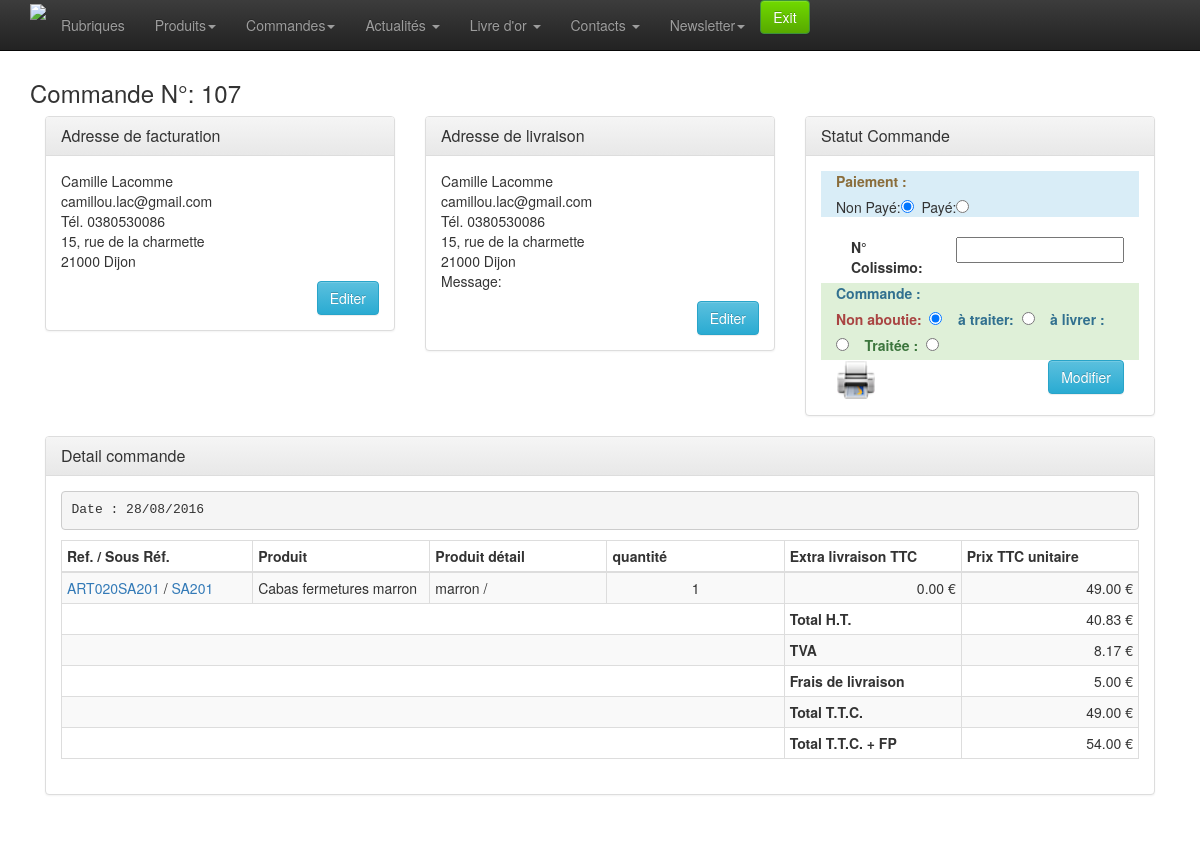
Screenshot of /admin/commande-edit.php?id=107 (signed in) with the database file from the repository.
### tables this page shows
CREATE TABLE `adresse` (
  `id_adresse` int(10) unsigned NOT NULL AUTO_INCREMENT,
  `nom` varchar(200) NOT NULL,
  `prenom` varchar(200) NOT NULL,
  `adresse` varchar(254) NOT NULL,
  `cp` varchar(10) NOT NULL,
  `ville` varchar(100) NOT NULL,
  `tel` varchar(20) DEFAULT NULL,
  `email` varchar(100) DEFAULT NULL,
  `livraison` tinyint(4) NOT NULL DEFAULT '0',
  `message` varchar(250) NOT NULL,
  PRIMARY KEY (`id_adresse`)
);

CREATE TABLE `commande` (
  `id` int(10) unsigned NOT NULL AUTO_INCREMENT,
  `session` varchar(200) NOT NULL,
  `date_ajout` timestamp NOT NULL DEFAULT CURRENT_TIMESTAMP,
  `id_contact` int(11) NOT NULL,
  `id_facturation` int(10) unsigned DEFAULT NULL,
  `id_livraison` int(10) unsigned DEFAULT NULL,
  `colissimo` varchar(240) NOT NULL,
  `mode_paiement` tinyint(4) NOT NULL DEFAULT '1',
  `statut_paiement` tinyint(4) NOT NULL DEFAULT '0',
  `statut_commande` int(11) NOT NULL DEFAULT '0',
  `stock_traite` enum('0','1') NOT NULL DEFAULT '0',
  `logpayment` text,
  `transaction_id` varchar(20) NOT NULL DEFAULT '',
  `panier` text,
  PRIMARY KEY (`id`)
);

### admin/classes/StorageManager.php (called while the page is built, shortened)
<?php
class StorageManager{
	protected function dbConnect() {
	    $host = DBHOST;
	    $user = DBUSER;
	    $pass = DBPASSWD;
	    $bdd  = DBNAME;
		try {
			$this->mysqli = new mysqli ($host, $user, $pass, $bdd) ;
		} catch (Exception $e) {
			throw new Exception("Erreur Connexion DB ". $e->getMessage());
		}
	}
}
?>

### admin/classes/Panier.php (called while the page is built, shortened)
<?php
require_once("StorageManager.php");
class Panier extends StorageManager {
	public function getCommandes( $id_commande, $debug=false ){
		if ( empty( $id_commande ) ) {
			$sql = "SELECT *, commande.id as id_commande
				FROM commande
				INNER JOIN panier ON panier.session = commande.session
				ORDER BY commande.date_ajout DESC;";
		}
		else {
			$sql = "SELECT *, commande.id as id_commande FROM commande
				WHERE commande.id=" . $id_commande . ";" ;
		}
		$new_array = null;
		$result = mysqli_query( $this->mysqli, $sql );
		while( ( $row = mysqli_fetch_assoc( $result ) ) != false ){
			$new_array[] = $row;
		}
		return $new_array;
	}
}

### admin/classes/ContactCommande.php (called while the page is built, shortened)
<?php
require_once ("StorageManager.php");
class ContactCommande extends StorageManager
{
    public function contactAddresseGet($id_adresse)
    {
        $new_array = $this->adresseGet($id_adresse);
        return $new_array;
    }
    protected function adresseGet($id)
    {
        $sql = "SELECT * FROM `adresse` WHERE id_adresse = " . $id . ";";
        $new_array = null;
        $result = mysqli_query($this->mysqli, $sql);
        while (($row = mysqli_fetch_assoc($result)) != false) {
            $new_array[] = $row;
        }
        return $new_array;
    }
}

### admin/classes/utils.php (called while the page is built, shortened)
<?
	function traitement_datetime_affiche($date) {
		if ( $date != "" ) {
			$tab = explode(" ", $date);
			$tab2 = explode("-", $tab[0]);
		   	return $tab2[2] . "/" . $tab2[1] . "/" . $tab2[0] ;
		}
		else
			return "";
	}
?>

### admin/commande-edit.php (the view, shortened to what this page needs)
<? include_once 'classes/utils.php'; ?>
<? require 'classes/Panier.php'; ?>
<? require 'classes/ContactCommande.php'; ?>
<?
	$debug = false;
	if ( !empty( $_GET[ "id" ] ) ) {
	    try {
	        $panier = new Panier();
	        $commande = $panier->getCommandes( $_GET[ "id" ], $debug );
	        $id_contact = $commande[0][ "id_contact" ];
	        $id_facturation  = $commande[0][ "id_facturation" ];
	        $id_livraison    = $commande[0][ "id_livraison" ];
	        $statut_paiement = $commande[0][ "statut_paiement" ];
	        $statut_commande = $commande[0][ "statut_commande" ];
	        $date_commande = $commande[0][ "date_ajout" ];
	        $colissimo = $commande[0][ "colissimo" ];
	        $liste_article = unserialize( $commande[0][ "panier" ] );
	        if ( ! empty( $id_contact ) ) {
	            $contact = new ContactCommande();
	            try {
	                if ( 1 == 1 ) {
		                $contactResult = $contact->contactAddresseGet( $id_facturation );
		                $nom = $contactResult[0][ "nom" ];
		                $prenom = $contactResult[0][ "prenom" ];
		                $email = $contactResult[0][ "email" ];
		                $tel = $contactResult[0][ "tel" ];
		                $adresse = $contactResult[0][ "adresse" ];
		                $cp = $contactResult[0][ "cp" ];
		                $ville = $contactResult[0][ "ville" ];
		            }
	                if ( 1 == 1 ) {
						$contactResult = $contact->contactAddresseGet($id_livraison);
		                $nomliv = $contactResult[0][ "nom" ];
		                $prenomliv = $contactResult[0][ "prenom" ];
		                $emailliv = $contactResult[0][ "email" ];
		                $telliv = $contactResult[0][ "tel" ];
		                $adresseliv = $contactResult[0][ "adresse" ];
		                $cpliv = $contactResult[0][ "cp" ];
		                $villeliv = $contactResult[0][ "ville" ];
		                $message = $contactResult[0][ "message" ];
		            }
	            }
	            catch (Exception $e) {
	                echo 'Erreur contactez votre administrateur <br> :', $e->getMessage(), "\n";
	                $panier = null;
	                exit();
	            }
	        }
	        if ( ! empty( $liste_article[ "panier" ] ) ) {
	            $contenu_tableau = '';
	            foreach ( $liste_article[ "panier" ] as $_article ) {
					$contenu_tableau .= "<tr>\n";
					$contenu_tableau .= "	<td><a href='product-edit.php?id=" . $_article[ "id" ] . "'>" . $_article[ "reference" ] . "</a> / <a href='product-sousref-edit.php?id=" . $_article[ "id" ] . "&rubrique=&categorie='>" . $_article[ "sousref" ] . "</a></td>\n";
					$contenu_tableau .= "	<td>" . $_article[ "label" ] . "</td>\n";
					$contenu_tableau .= "	<td>" . $_article[ "color" ] . " / " . $value[ "size" ] . "</td>\n";
					$contenu_tableau .= "	<td class='text-center'>" . $_article[ "quantite" ] . "</td>\n";
					$contenu_tableau .= "	<td class='text-right'>" . number_format( $_article[ "shipping" ], 2 ) . " €</td>\n";
					$contenu_tableau .= "	<td class='text-right'>" . number_format( $_article[ "prix" ], 2 ) . " €</td>\n";
					$contenu_tableau .= "</tr>\n";
				}
	        }
	        if ( 1 == 1 ) {
				$totalHT = $liste_article[ "divers" ][ "total_ht_commande_hors_fdp" ];
				$totalTTC = $totalHT * ( 1 + $liste_article[ "divers" ][ "tva" ] );
				$totalTVA = $totalTTC - $totalHT;
				$totalLiv = $liste_article[ "divers" ][ "frais_livraison_pratique" ];
				$totalTTCLIV = $totalTTC + $totalLiv;
	        }
	    }
	    catch ( Exception $e ) {
	        echo 'Erreur contactez votre administrateur <br> :', $e->getMessage(), "\n";
	        $contact = null;
	        exit();
	    }
	}
	else {
	    echo 'pas d\'id defini';
	    exit;
	}
?>
<!doctype html>
<html class="no-js" lang="fr">
	<head>
		<? include_once 'inc-meta.php';?>
	</head>
<body>
	<? require_once 'inc-menu.php';?>
	<div class="container">
		<div class="row">
			<div class="col-xs-12 col-sm-12 col-md-12">
			    <h3>Commande N°: <?=$_GET[ "id" ] ?> </h3>
                <div class="col-md-4">
        			<div class="panel panel-default">
        				<div class="panel-heading">
        					<h3 class="panel-title">Adresse de facturation </h3>
        				</div>
        				<div class="panel-body">
        					<p>
								<?=$prenom ?>
								<?=$nom ?><br>
								<?=$email ?><br>
								Tél. <?=$tel ?><br>
								<?=$adresse ?><br>
								<?=$cp ?>
								<?=$ville ?><br>
        					</p>
        					<p>
        						<a class="btn btn-info pull-right" href="/admin/contact-adresse-edit.php?id=<?=$id_facturation?>&id_commande=<?=$_GET[ "id" ]?>">Editer</a>
        					</p>
        				</div>
        			</div>
        		</div>
        		<div class="col-md-4">
        			<div class="panel panel-default">
        				<div class="panel-heading">
        					<h3 class="panel-title">Adresse de livraison </h3>
        				</div>
        				<div class="panel-body">
        					<p>
							    <?=$prenomliv ?>
	                            <?=$nomliv ?><br>
	                            <?=$emailliv ?><br>
	                             Tél. <?=$telliv ?><br>
	                            <?=$adresseliv ?><br>
	                            <?=$cpliv ?>
	                            <?=$villeliv ?><br>
	                            Message: <?=$message ?>
        					</p>
        					<p>
        						<a class="btn btn-info pull-right" href="/admin/contact-adresse-edit.php?id=<?=$id_livraison?>&id_commande=<?=$_GET[ "id" ]?>">Editer</a>
        					</p>
        				</div>
        			</div>
        		</div>
        		<div class="col-md-4">
        			<div class="panel panel-default">
        				<div class="panel-heading">
        					<h3 class="panel-title">Statut Commande </h3>
        				</div>
        				<div class="panel-body">
							<form name="formulaire" class="form-horizontal" method="POST" action="commande-fp.php">
								<div class="col-md-12 bg-info ">
									<label class="text-warning">Paiement :</label><br>
									Non Payé:<input type="radio" name="statut_paiement" value="0" <?php if ($statut_paiement==0) echo 'checked' ;?>>&nbsp;
									Payé:<input type="radio" name="statut_paiement" value="1" <?php if ($statut_paiement==1) echo 'checked' ;?>>&nbsp;
								</div>
								<div class="col-md-12">
									<br>
									<label class="col-sm-5" for="titre">N° Colissimo:</label>
									<input type="text" class="col-sm-7" name="colissimo"  value="<?=$colissimo ?>">
									&nbsp;<br>
								</div>
								<div class="col-md-12 bg-success ">
									<label class="text-info">Commande :</label><br>
									<label class="text-danger">Non aboutie: &nbsp;</label><input type="radio" name="statut_commande" value="0" <?php if ($statut_commande==0) echo 'checked' ;?>>&nbsp;&nbsp;&nbsp;
									<label class="text-info">à traiter: &nbsp;</label><input type="radio" name="statut_commande" value="1" <?php if ($statut_commande==1) echo 'checked' ;?>>&nbsp;&nbsp;&nbsp;
									<label class="text-info">à livrer : &nbsp;</label><input type="radio" name="statut_commande" value="2" <?php if ($statut_commande==2) echo 'checked' ;?>>&nbsp;&nbsp;&nbsp;
									<label class="text-success">Traitée : &nbsp;</label><input type="radio" name="statut_commande" value="3" <?php if ($statut_commande==3) echo 'checked' ;?>>&nbsp;&nbsp;&nbsp;
								</div>
								<div class="col-md-12">
									<img src="img/imp.png" width="40" alt="preview" onclick="openImp('<?=$_GET[ "id" ] ?>')">
									<input type="submit" class="btn btn-info pull-right"  value="Modifier"/>
								</div>
							</form>
        				</div>
        			</div>
        		</div>
        		<div class="col-md-12">
        			<div class="panel panel-default">
        				<div class="panel-heading">
        					<h3 class="panel-title">Detail commande</h3>
        				</div>
        				<div class="panel-body">
        					<pre>Date : <?= traitement_datetime_affiche($date_commande) ?></pre>
        					<table class="table table-hover table-bordered table-condensed table-striped" >
        					<thead>
                                <tr>
                                    <th class="col-md-1">Ref. / Sous Réf.</th>
                                	<th class="col-md-1">Produit</th>
                                	<th class="col-md-1">Produit détail</th>
                                	<th class="col-md-1">quantité</th>
                                	<th class="col-md-1">Extra livraison TTC</th>
                                	<th class="col-md-1">Prix TTC unitaire</th>
                                </tr>
        					</thead>
        					<tbody>
        						<?
					    		echo $contenu_tableau;
								?>
    							<tr>
    							    <td colspan="4">&nbsp;</td>
    								<td><b>Total H.T.</b></td>
    								<td class="text-right"><?=number_format( $totalHT, 2 ) .' €' ?></td>
    							</tr>
    							<tr>
    							    <td colspan="4">&nbsp;</td>
    								<td><b>TVA</b></td>
    								<td class="text-right"><?=number_format( $totalTVA, 2 ) .' €' ?></td>
    							</tr>
    							<tr>
    							    <td colspan="4">&nbsp;</td>
    								<td><b>Frais de livraison</b></td>
    								<td class="text-right"><?=number_format( $totalLiv, 2 ) .' €' ?></td>
    							</tr>
    							<tr>
    							    <td colspan="4">&nbsp;</td>
    								<td><b>Total T.T.C.</b></td>
    								<td class="text-right"><?=number_format( $totalTTC, 2 ) .' €' ?></td>
    							</tr>
    							<tr>
    							    <td colspan="4">&nbsp;</td>
    								<td><b>Total T.T.C. + FP</b></td>
    								<td class="text-right"><?=number_format( $totalTTCLIV, 2 ) .' €' ?></td>
    							</tr>
        					</tbody>
        				    </table>
        				</div>
        			</div>
        		</div>
			</div>
		</div>
	</div>
</body>
</html>

### admin/css/style.css (style rules this page uses)
body { padding-top: 60px; padding-bottom: 40px; }

### rows the page displays
adresse: prenom "Camille", nom "Lacomme", email "camillou.lac@gmail.com", tel "0380530086", adresse "15, rue de la charmette", cp "21000", ville "Dijon"
adresse: prenom "Camille", nom "Lacomme", email "camillou.lac@gmail.com", tel "0380530086", adresse "15, rue de la charmette", cp "21000", ville "Dijon"
commande: statut_paiement "☑", statut_commande "☑", date_ajout "28/08/2016", panier "40.83", panier "8.17", panier "5.00", panier "49.00", panier "54.00"

### other values shown
$_GET[ "id" ] "107"
$_article[ "reference" ] "ART020SA201"
$_article[ "sousref" ] "SA201"
$_article[ "label" ] "Cabas fermetures marron"
$_article[ "color" ] "marron"
$_article[ "quantite" ] "1"
$_article[ "shipping" ] "0.00"
$_article[ "prix" ] "49.00"
